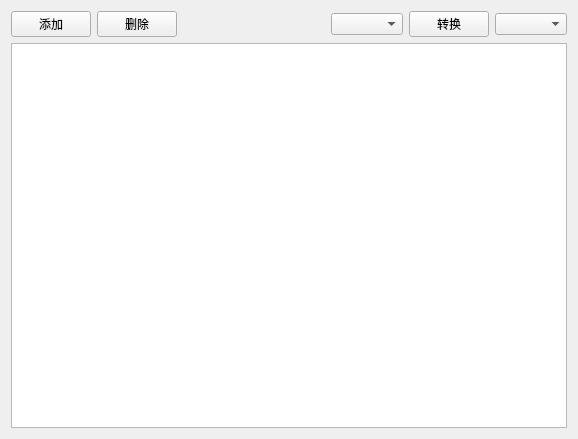
<?xml version="1.0" encoding="UTF-8"?>
<ui version="4.0">
 <class>PluginCodeConvertClass</class>
 <widget class="QWidget" name="PluginCodeConvertClass">
  <property name="geometry">
   <rect>
    <x>0</x>
    <y>0</y>
    <width>578</width>
    <height>439</height>
   </rect>
  </property>
  <property name="windowTitle">
   <string>Form</string>
  </property>
  <layout class="QGridLayout" name="gridLayout">
   <item row="0" column="0">
    <layout class="QHBoxLayout" name="horizontalLayout">
     <item>
      <widget class="QPushButton" name="pushButton_add">
       <property name="text">
        <string>添加</string>
       </property>
      </widget>
     </item>
     <item>
      <widget class="QPushButton" name="pushButton_delete">
       <property name="text">
        <string>删除</string>
       </property>
      </widget>
     </item>
     <item>
      <spacer name="horizontalSpacer">
       <property name="orientation">
        <enum>Qt::Horizontal</enum>
       </property>
       <property name="sizeHint" stdset="0">
        <size>
         <width>40</width>
         <height>20</height>
        </size>
       </property>
      </spacer>
     </item>
     <item>
      <widget class="QComboBox" name="comboBox_lang_old"/>
     </item>
     <item>
      <widget class="QPushButton" name="pushButton_convert">
       <property name="text">
        <string>转换</string>
       </property>
      </widget>
     </item>
     <item>
      <widget class="QComboBox" name="comboBox_lang_new"/>
     </item>
    </layout>
   </item>
   <item row="1" column="0">
    <widget class="QListWidget" name="listWidget"/>
   </item>
  </layout>
 </widget>
 <resources/>
 <connections/>
</ui>
